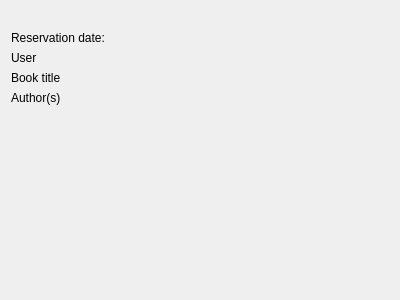
<?xml version="1.0" encoding="UTF-8"?>
<ui version="4.0">
 <class>ReservationWidget</class>
 <widget class="QWidget" name="ReservationWidget">
  <property name="geometry">
   <rect>
    <x>0</x>
    <y>0</y>
    <width>400</width>
    <height>300</height>
   </rect>
  </property>
  <property name="windowTitle">
   <string>Form</string>
  </property>
  <layout class="QVBoxLayout" name="verticalLayout">
   <item>
    <widget class="QLabel" name="reservationLabelNumber">
     <property name="text">
      <string/>
     </property>
    </widget>
   </item>
   <item>
    <layout class="QGridLayout" name="gridLayout">
     <item row="3" column="1" colspan="2">
      <widget class="QLabel" name="authorsLabel">
       <property name="text">
        <string/>
       </property>
      </widget>
     </item>
     <item row="1" column="1" colspan="2">
      <widget class="QLabel" name="userNameLabel">
       <property name="text">
        <string/>
       </property>
      </widget>
     </item>
     <item row="2" column="1" colspan="2">
      <widget class="QLabel" name="bookTitleLabel">
       <property name="text">
        <string/>
       </property>
      </widget>
     </item>
     <item row="0" column="1" colspan="2">
      <widget class="QLabel" name="dateLabel">
       <property name="text">
        <string/>
       </property>
      </widget>
     </item>
     <item row="3" column="0">
      <widget class="QLabel" name="bookAuthorLabel">
       <property name="text">
        <string>Author(s)</string>
       </property>
      </widget>
     </item>
     <item row="2" column="0">
      <widget class="QLabel" name="bookLabel">
       <property name="text">
        <string>Book title</string>
       </property>
      </widget>
     </item>
     <item row="1" column="0">
      <widget class="QLabel" name="userLabel">
       <property name="text">
        <string>User</string>
       </property>
      </widget>
     </item>
     <item row="0" column="0">
      <widget class="QLabel" name="reservationDateLabel">
       <property name="text">
        <string>Reservation date:</string>
       </property>
      </widget>
     </item>
    </layout>
   </item>
   <item>
    <spacer name="verticalSpacer">
     <property name="orientation">
      <enum>Qt::Vertical</enum>
     </property>
     <property name="sizeHint" stdset="0">
      <size>
       <width>20</width>
       <height>40</height>
      </size>
     </property>
    </spacer>
   </item>
  </layout>
 </widget>
 <resources/>
 <connections/>
</ui>
